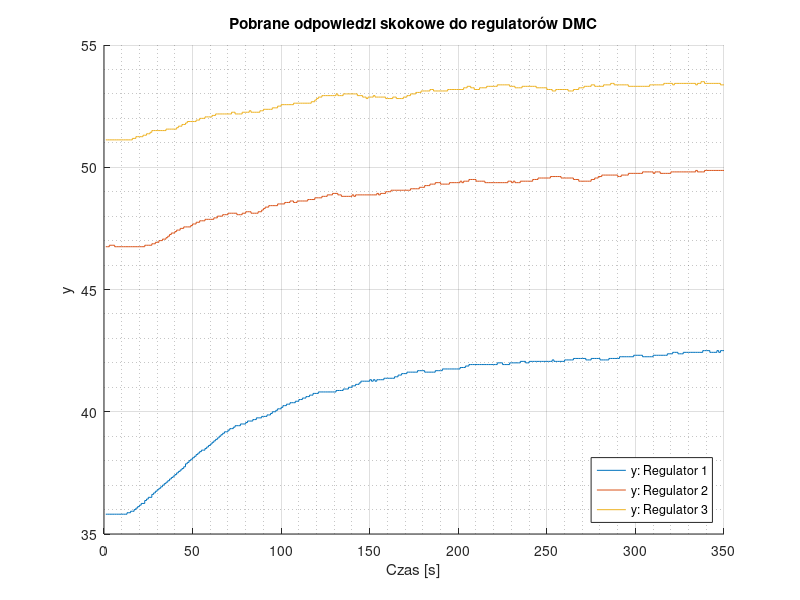

Write MATLAB code to recreate this figure. (Note: this script raises an error after producing the figure.)
addpath('Funkcje')

dane1 = load('Pomiary/skok_25_40.txt');
dane2 = load('Pomiary/skok_50_60.txt');
dane3 = load('Pomiary/skok_65_75.txt');

K = [0.44229, 0.32123, 0.22986];
Td = [7, 7, 7];
T1 = [10.2021, 6.8717, 15.3719];
T2 = [76.437, 110.917, 77.9063];

t1 = dane1(:, 1);
y1 = dane1(:, 2);
t2 = dane2(:, 1);
y2 = dane2(:, 2);
t3 = dane3(:, 1);
y3 = dane3(:, 2);

kk = 350;
figure;
hold on;
stairs(y1(1:kk)); % plot(model(T1(1),T2(1),K(1),Td(1),kk,u)); 
stairs(y2(1:kk));% plot(model(T1(2),T2(2),K(2),Td(2),kk,10)); 
stairs(y3(1:kk));% plot(model(T1(3),T2(3),K(3),Td(3),kk,10)); 
legend('y: Regulator 1', 'y: Regulator 2', 'y: Regulator 3', 'Location', 'southeast');
xlabel('Czas [s]');
ylabel('y');
grid on; grid minor;
title('Pobrane odpowiedzi skokowe do regulatorów DMC');

exportgraphics(gca, 'Wykresy/odpowiedzi_skokowe_DMC.pdf', 'ContentType', 'vector');
% close;

ys = dmc_odp_jednostkowa_rozm(kk);

figure;
plot(ys(:,1),'.',MarkerSize=1.5);
hold on;
plot(ys(:,2),'.',MarkerSize=1.5);
plot(ys(:,3),'.',MarkerSize=1.5);
legend('ys: Regulator 1', 'ys: Regulator 2', 'ys: Regulator 3', 'Location', 'southeast');
xlabel('k');
ylabel('ys');
title('Znormalizowane odpowiedzi skokowe do regulatorów DMC');

grid on; grid minor;

exportgraphics(gca, 'Wykresy/odpowiedzi_jednostkowe_DMC.pdf', 'ContentType', 'vector');